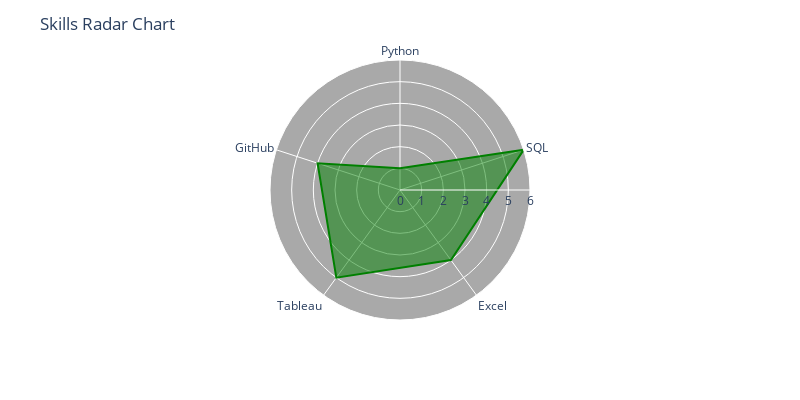

Source (notebook cell):
### Code cell
stack = {
    "Python" : 1,
    "SQL" : 6, 
    "Excel" : 4, 
    "Tableau" : 5, 
    "GitHub" : 4
    }
data = list(stack.items())
df = pd.DataFrame(data, columns=["Skill", "Competency"])
fig = px.line_polar(df, r="Competency", theta="Skill", line_close=True)
fig.update_traces(fill='toself', line_color='green')
fig.update_layout(title="Skills Radar Chart")


fig.update_layout(
    height=400,  # Set the height of the plot
    width=800    # Set the width of the plot
)
fig.update_layout(
    polar=dict(
        bgcolor='darkgrey'  # Set the background color to dark grey
    )
)
# Show the plot
fig.show()

### Figure 1 — Plotly figure (JSON) as saved in the notebook; plotly's stock layout.template omitted (floating-point values rounded to 4 significant figures)
{"data": [{"fill": "toself", "hovertemplate": "Competency=%{r}<br>Skill=%{theta}<extra></extra>", "legendgroup": "", "line": {"color": "green", "dash": "solid"}, "marker": {"symbol": "circle"}, "mode": "lines", "name": "", "r": [1, 6, 4, 5, 4, 1], "showlegend": false, "subplot": "polar", "theta": ["Python", "SQL", "Excel", "Tableau", "GitHub", "Python"], "type": "scatterpolar"}], "layout": {"height": 400, "legend": {"tracegroupgap": 0}, "margin": {"t": 60}, "polar": {"angularaxis": {"direction": "clockwise", "rotation": 90}, "bgcolor": "darkgrey", "domain": {"x": [0, 1], "y": [0, 1]}}, "title": {"text": "Skills Radar Chart"}, "width": 800}}
